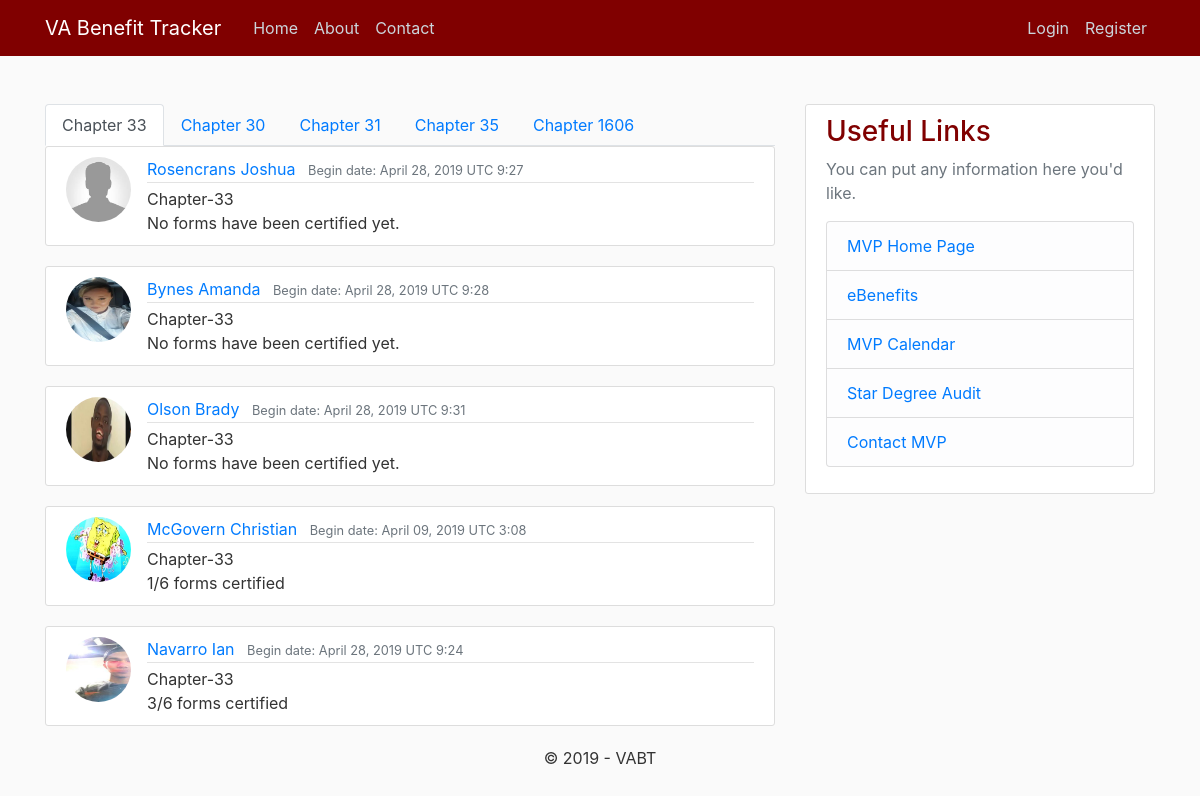
Screenshot of /certifier_home with the database file from the repository.
### dashboard/models.py (models this page shows, shortened)
class Post(models.Model):
    title = models.CharField(max_length=100, blank=True)
    comment = models.TextField(blank=True)
    date_began = models.DateTimeField(default=timezone.now)
    last_certifier = models.CharField(max_length=80,default='None')
    student = models.ForeignKey(User, related_name='certs', on_delete=models.CASCADE)
    progress = models.IntegerField(default=0)
    date_cert = models.DateTimeField(default=timezone.now)
    Certificate_of_eligibility = models.BooleanField(default=False)
    CertifiedBy = models.CharField(max_length=30,default='None(COE)')
    date_info = models.DateTimeField(default=timezone.now)
    MVP_information_sheet = models.BooleanField(default=False)
    CertifiedBy2 = models.CharField(max_length=30,default='None(Info Sheet)')
    date_respo = models.DateTimeField(default=timezone.now)
    Student_responsibility = models.BooleanField(default=False)
    CertifiedBy3 = models.CharField(max_length=30,default='None(Student Responsibility)')
    date_tuition = models.DateTimeField(default=timezone.now)
    Resident_tuition_app = models.BooleanField(default=False)
    CertifiedBy4 = models.CharField(max_length=30,default='None(Date Tuition)')
    date_concise = models.DateTimeField(default=timezone.now)
    Concise_student_schedule = models.BooleanField(default=False)
    CertifiedBy5 = models.CharField(max_length=30,default='None(Concise Student Schedule)')
    date_audit = models.DateTimeField(default=timezone.now)
    Star_degree_audit = models.BooleanField(default=False)
    CertifiedBy6 = models.CharField(max_length=30,default='None(Degree Audit)')

### users/models.py (models this page shows, shortened)
class Profile(models.Model):
    user = models.OneToOneField(User, on_delete=models.CASCADE)
    image = models.ImageField(default='default.jpg', upload_to='profile_pics')

class UserExtended(models.Model):
    user = models.OneToOneField(User, on_delete=models.CASCADE)
    chapter = models.CharField(max_length=4,choices=[('33','33'), ('30','30'), ('31','31'),('35','35'),('1606','1606')],blank=True, null=True)
    is_firsttime = models.BooleanField(null=True)
    is_student = models.BooleanField()
    phone_regex = RegexValidator(regex=r'^\+?1?\d{9,15}$', message="Phone number must be entered in the format: '+999999999'. Up to 15 digits allowed.")
    phone_notifications = models.BooleanField(default=False)
    phone_number = models.CharField(validators=[phone_regex], max_length=17, blank=True) # validators should be a list
    carrier = models.CharField(max_length=15,choices=[('AT&T','AT&T'),('Verizon','Verizon'),('Sprint','Sprint'),('T-Mobile','T-Mobile'),('Virgin', 'Virgin')], blank=True)
    progress_student = models.IntegerField(default=0)
    def user_directory_path(instance, filename):
        """
        saves the user files in a directory named after their last and first name

        """
        return 'students/{0}_{1}/{2}'.format(instance.user.last_name,instance.user.first_name,filename)
    cert_of_elig = models.FileField(upload_to=user_directory_path,validators=[FileExtensionValidator(allowed_extensions=["pdf"])],blank=True,null=True)
    MVP_info_sheet = models.FileField(upload_to=user_directory_path,validators=[FileExtensionValidator(allowed_extensions=['pdf'])],blank=True,null = True)
    stud_respon = models.FileField(upload_to=user_directory_path,validators=[FileExtensionValidator(allowed_extensions=['pdf'])],blank=True,null = True)
    resid_tuit_app = models.FileField(upload_to=user_directory_path,validators=[FileExtensionValidator(allowed_extensions=['pdf'])],blank=True,null = True)
    conc_stud_sched = models.FileField(upload_to=user_directory_path,validators=[FileExtensionValidator(allowed_extensions=['pdf'])],blank=True,null = True)
    star_deg_audit = models.FileField(upload_to=user_directory_path,validators=[FileExtensionValidator(allowed_extensions=['pdf'])],blank=True,null = True)

### dashboard/views.py (the view)
# urls.py: path('certifier_home', PostListView.as_view(), name='certifier-home'),
class PostListView(ListView):
    model = Post
    template_name = 'dashboard/certifier_home.html'
    context_object_name = 'posts'
    ordering  = ['progress']

### dashboard/templates/dashboard/certifier_home.html (shortened to what this page needs)
﻿{%extends "dashboard/base.html" %}
{% block content %}
<div>
    <ul class="nav nav-tabs">
      <li class="nav-item">
        <a class="nav-link active" href="#chapter33" role="tab" data-toggle="tab">Chapter 33</a>
      </li>
     <li class="nav-item">
        <a class="nav-link" href="#chapter30" role="tab" data-toggle="tab">Chapter 30</a>
      </li> <li class="nav-item">
        <a class="nav-link" href="#chapter31" role="tab" data-toggle="tab">Chapter 31</a>
      </li> <li class="nav-item">
        <a class="nav-link" href="#chapter35" role="tab" data-toggle="tab">Chapter 35</a>
      </li>
     <li class="nav-item">
        <a class="nav-link" href="#chapter16" role="tab" data-toggle="tab">Chapter 1606</a>
      </li>
    </ul>
    <div class="tab-content">
        <div role"tabpanel" class="tab-pane active" id="chapter33">
            {% for post in posts %}
                {% if post.student.userextended.chapter == '33' %}
                    <article class="media content-section">
                        <img class="rounded-circle article-img" src="{{ post.student.profile.image.url }}" />
                        <div class="media-body">
                            <div class="article-metadata">
                                <a class="mr-2" href="{% url 'user-posts' post.student.username %}">{{ post.student.last_name }} {{ post.student.first_name }}</a>
                                <small class="text-muted ml-10">Begin date: {{ post.date_began|date:"F d, Y T g:i" }}</small>
                            </div>
                                <a class="mr-2">Chapter-{{ post.student.userextended.chapter }}</a>
                        <div>
                        {% if post.progress == 0 %}
                          <a>No forms have been certified yet.</a>
                        {% endif %}
                        {% if post.progress == 1 %}
                             <a>1/6 forms certified</a>
                        {% endif %}
                        {% if post.progress == 3 %}
                             <a>3/6 forms certified</a>
                        {% endif %}
                             </div>
                        </div>
                    </article>
                {% endif %}
            {% endfor %}
        </div>
    </div>
</div>
{% endblock content %}

### dashboard/static/dashboard/main.css (style rules this page uses)
body { background: #fafafa; color: #333333; margin-top: 5rem; }
ul { margin: 0; }
.content-section { background: #ffffff; padding: 10px 20px; border: 1px solid #dddddd; border-radius: 3px; margin-bottom: 20px; }
.article-img { height: 65px; width: 65px; margin-right: 16px; }
.article-metadata { padding-bottom: 1px; margin-bottom: 4px; border-bottom: 1px solid #e3e3e3 }

### rows the page displays
Post: student.profile.image (placeholder picture), student.last_name "Rosencrans", student.first_name "Joshua", date_began "April 28, 2019 UTC 9:27", student.userextended.chapter "33", progress "No forms have been certified yet."
Post: student.profile.image (picture), student.last_name "Bynes", student.first_name "Amanda", date_began "April 28, 2019 UTC 9:28", student.userextended.chapter "33", progress "No forms have been certified yet."
Post: student.profile.image (placeholder picture), student.last_name "Olson", student.first_name "Brady", date_began "April 28, 2019 UTC 9:31", student.userextended.chapter "33", progress "No forms have been certified yet."
Post: student.profile.image (picture), student.last_name "McGovern", student.first_name "Christian", date_began "April 09, 2019 UTC 3:08", student.userextended.chapter "33", progress "1/6 forms certified"
Post: student.profile.image (picture), student.last_name "Navarro", student.first_name "Ian", date_began "April 28, 2019 UTC 9:24", student.userextended.chapter "33", progress "3/6 forms certified"

### other values shown
{{ 2019 }} "2019"
